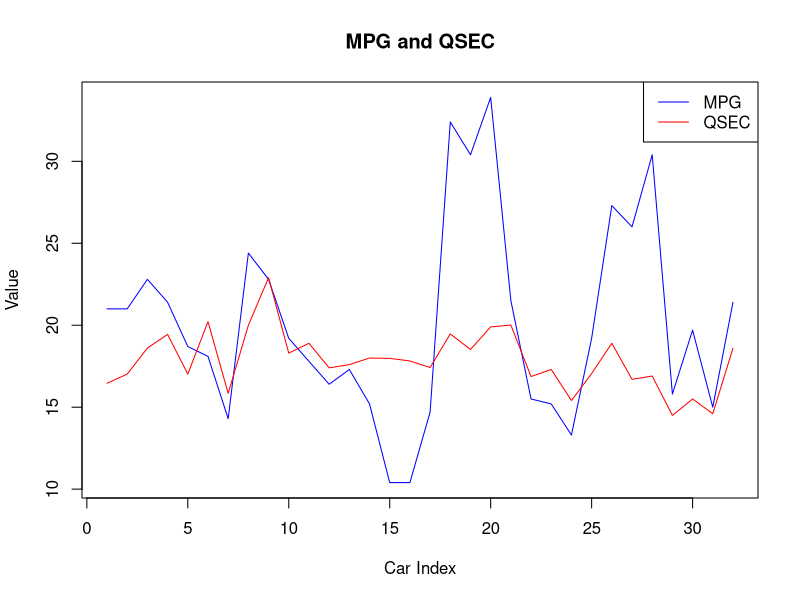

Write the R code that produced this figure.
data(mtcars)
plot(mtcars$mpg, type="l", col="blue",
     xlab="Car Index", ylab="Value",
     main="MPG and QSEC",
     ylim=range(c(mtcars$mpg,mtcars$qsec)))
lines(mtcars$qsec, col="red")
legend("topright", legend=c("MPG","QSEC"),
       col=c("blue","red"), lty=1)
